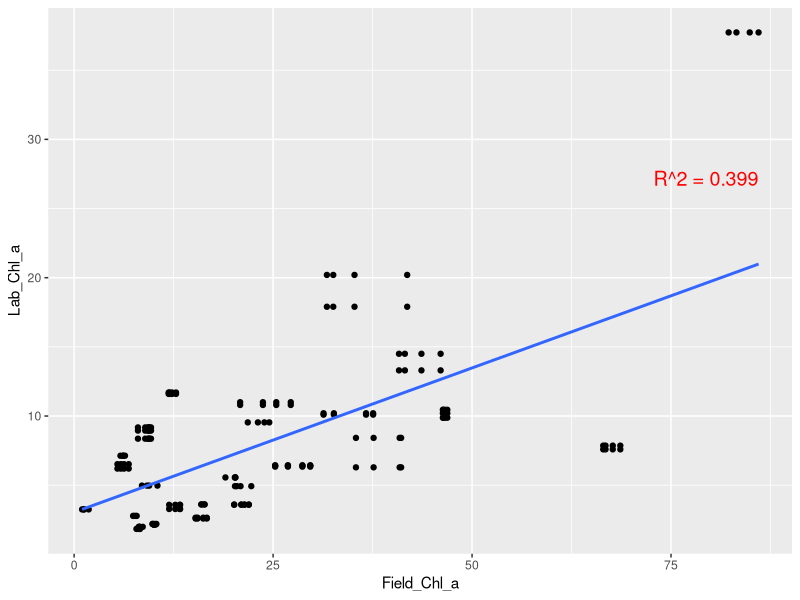
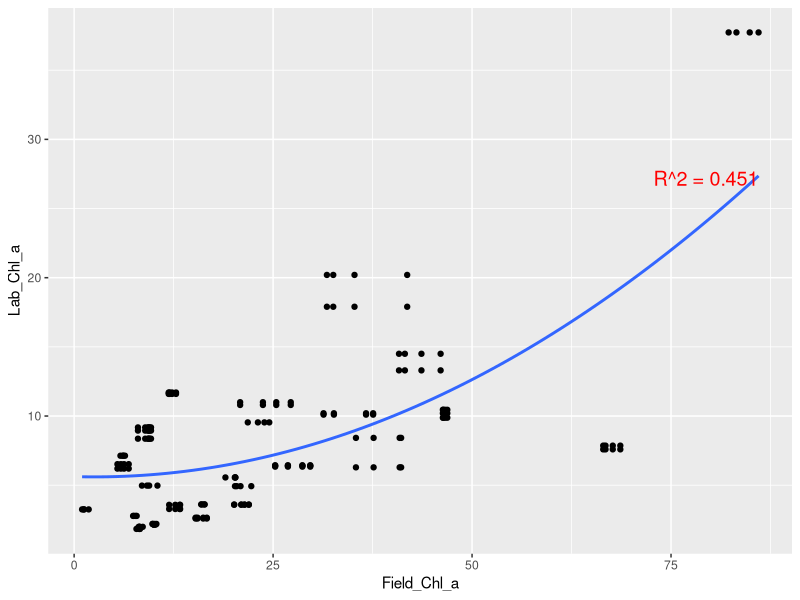
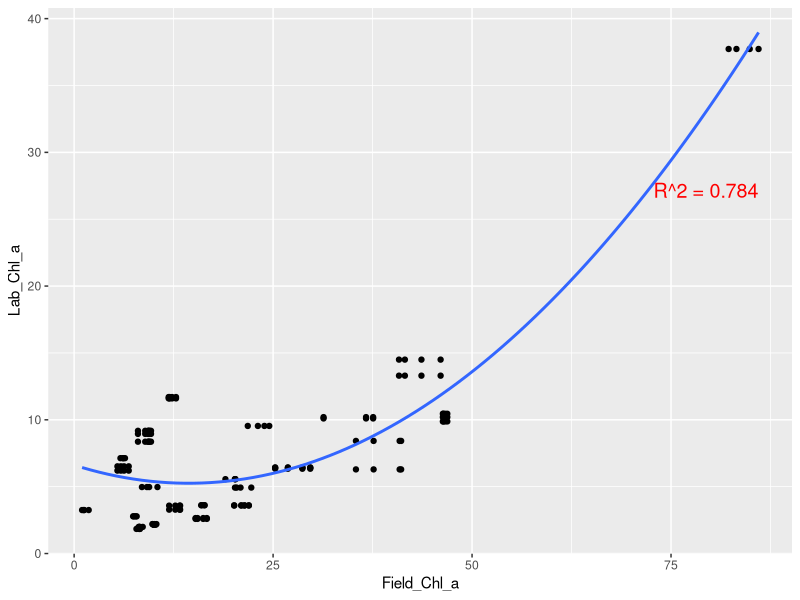
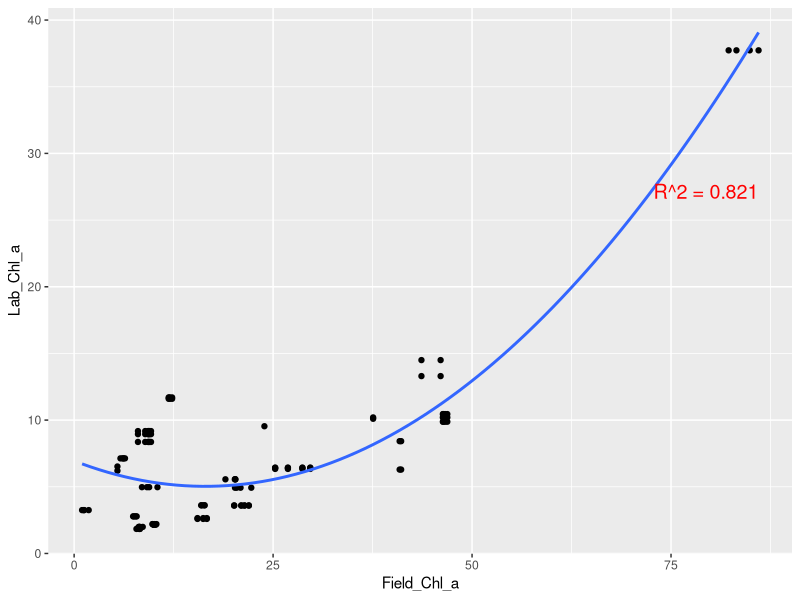
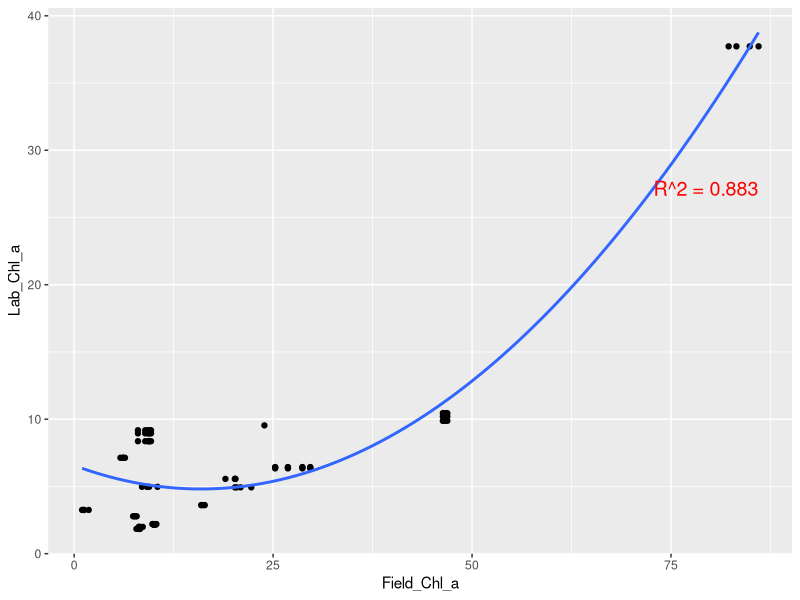
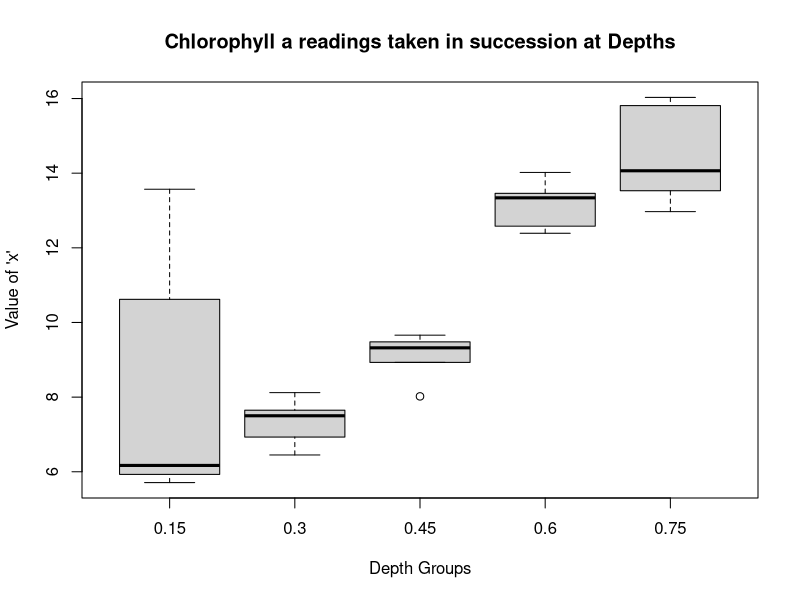

Source code (R) for these figures, in order: (Note: this script raises an error after producing the figures.)
## ---- chunk 1
#| warning: false
#| echo: false

library(tidyverse)
library(knitr)
library(kableExtra)


Observations<- read_csv("Chla-Observations.csv")

kable(Observations)
## ---- chunk 2
#| warning: false
#| echo: false
library(tidyverse)
library(readr)

Observations<- read_csv("Chla-Observations.csv")

lm_model<-lm(Lab_Chl_a~Field_Chl_a,data=Observations)
r_squared<-summary(lm_model)$r.squared 
r_squared_label <- paste("R^2 =", round(r_squared, 3))

ggplot(
  data=Observations,
  mapping=aes(x=Field_Chl_a, y=Lab_Chl_a)
)+
  geom_point()+
  geom_smooth(method="lm",formula=y~x,se=FALSE)+
  annotate("text", x = max(Observations$Field_Chl_a, na.rm = TRUE), y = max(Observations$Lab_Chl_a, na.rm = TRUE) - 10, label=r_squared_label, hjust = 1, vjust = 1, size = 5, color = "red")
  

## ---- chunk 3
#| warning: false
#| echo: false
library(tidyverse)
library(readr)

Observations<- read_csv("Chla-Observations.csv")

lm_model<-lm(Lab_Chl_a~poly(Field_Chl_a,2,raw=TRUE),data=Observations)
r_squared<-summary(lm_model)$r.squared 
r_squared_label <- paste("R^2 =", round(r_squared, 3))

ggplot(
  data=Observations,
  mapping=aes(x=Field_Chl_a, y=Lab_Chl_a)
)+
  geom_point()+
  geom_smooth(method="lm",formula=y~poly(x,2,raw=TRUE),se=FALSE)+
  annotate("text", x = max(Observations$Field_Chl_a, na.rm = TRUE), y = max(Observations$Lab_Chl_a, na.rm = TRUE) - 10, label=r_squared_label, hjust = 1, vjust = 1, size = 5, color = "red")


Observations<- read_csv("Chla-Observations.csv")

Observations <- Observations %>% mutate(depth_category = ifelse(Depth >= 0.15, "Deep", "Shallow"))
Obs_filtered1 <- Observations %>% filter(depth_category == "Deep")

lm_model<-lm(Lab_Chl_a~poly(Field_Chl_a,2,raw=TRUE),data=Obs_filtered1)
r_squared<-summary(lm_model)$r.squared 
r_squared_label <- paste("R^2 =", round(r_squared, 3))

ggplot(
  data=Obs_filtered1,
  mapping=aes(x=Field_Chl_a, y=Lab_Chl_a)
)+
  geom_point()+
  geom_smooth(method="lm",formula=y~poly(x,2,raw=TRUE),se=FALSE)+
  annotate("text", x = max(Obs_filtered1$Field_Chl_a, na.rm = TRUE), y = max(Obs_filtered1$Lab_Chl_a, na.rm = TRUE) - 10, label=r_squared_label, hjust = 1, vjust = 1, size = 5, color = "red")


Observations<- read_csv("Chla-Observations.csv")

Observations <- Observations %>% mutate(depth_category = ifelse(Depth >= 0.3, "Deep", "Shallow"))
Obs_filtered2 <- Observations %>% filter(depth_category == "Deep")

lm_model<-lm(Lab_Chl_a~poly(Field_Chl_a,2,raw=TRUE),data=Obs_filtered2)
r_squared<-summary(lm_model)$r.squared 
r_squared_label <- paste("R^2 =", round(r_squared, 3))

ggplot(
  data=Obs_filtered2,
  mapping=aes(x=Field_Chl_a, y=Lab_Chl_a)
)+
  geom_point()+
  geom_smooth(method="lm",formula=y~poly(x,2,raw=TRUE),se=FALSE)+
  annotate("text", x = max(Obs_filtered2$Field_Chl_a, na.rm = TRUE), y = max(Obs_filtered2$Lab_Chl_a, na.rm = TRUE) - 10, label=r_squared_label, hjust = 1, vjust = 1, size = 5, color = "red")




Observations<- read_csv("Chla-Observations.csv")

Observations <- Observations %>% mutate(depth_category = ifelse(Depth >= 0.4, "Deep", "Shallow"))
Obs_filtered <- Observations %>% filter(depth_category == "Deep")

lm_model<-lm(Lab_Chl_a~poly(Field_Chl_a,2,raw=TRUE),data=Obs_filtered)
r_squared<-summary(lm_model)$r.squared 
r_squared_label <- paste("R^2 =", round(r_squared, 3))

ggplot(
  data=Obs_filtered,
  mapping=aes(x=Field_Chl_a, y=Lab_Chl_a)
)+
  geom_point()+
  geom_smooth(method="lm",formula=y~poly(x,2,raw=TRUE),se=FALSE)+
  annotate("text", x = max(Obs_filtered$Field_Chl_a, na.rm = TRUE), y = max(Obs_filtered$Lab_Chl_a, na.rm = TRUE) - 10, label=r_squared_label, hjust = 1, vjust = 1, size = 5, color = "red")

## ---- chunk 4
#| warning: false
#| echo: false
library(tidyverse)
library(readr)

DepthSR64<-read_csv("DepthSR64.csv")

boxplot(field_chl_a ~ DEPTH, data=DepthSR64, 
        main = "Chlorophyll a readings taken in succession at Depths",
        xlab = "Depth Groups", ylab = "Value of 'x'")

DepthKFR<-read_csv("DepthKFR.csv")

boxplot(field_chl_a ~ DEPTH, data=DepthKFR, 
        main = "Box-and-Whisker Plot for 'x' by Depth",
        xlab = "Depth Groups", ylab = "Value of 'x'")
## ---- chunk 5
#| warning: false
#| echo: false

library(ggplot2)
history<-read.csv("history.csv")

sd_value<-sd(history$Result)
results_df <- data.frame(
  Standard_Deviation = sd_value,
  Lower_End_CI = mean(history$Result) - 2 * sd_value,
  Higher_End_CI = mean(history$Result) + 2 * sd_value
)

print(results_df)
## ---- chunk 6
#| warning: false
#| echo: false

library(tidyverse)
library(ggplot2)

Observations<- read_csv("Chla-Observations.csv")
Observations <- Observations %>% mutate(algal_category = ifelse(Field_Chl_a >= 37.5, "algal", "non"))
Observations <- Observations %>% mutate(depth_category = ifelse(Depth >= 0.45, "Deep", "Shallow"))
Obs_filtered1 <- Observations %>% filter(depth_category == "Deep",algal_category == "non")

lm_model<-lm(Lab_Chl_a~Field_Chl_a,data=Obs_filtered1)
r_squared<-summary(lm_model)$r.squared 
r_squared_label <- paste("R^2 =", round(r_squared, 3))

ggplot(
  data=Obs_filtered1,
  mapping=aes(x=Field_Chl_a, y=Lab_Chl_a)
)+
  geom_point()+
  geom_smooth(method="lm",formula=y~x,se=FALSE)+
  annotate("text", x = max(Obs_filtered1$Field_Chl_a, na.rm = TRUE), y = max(Obs_filtered1$Lab_Chl_a, na.rm = TRUE) - 10, label=r_squared_label, hjust = 1, vjust = 1, size = 5, color = "red")
